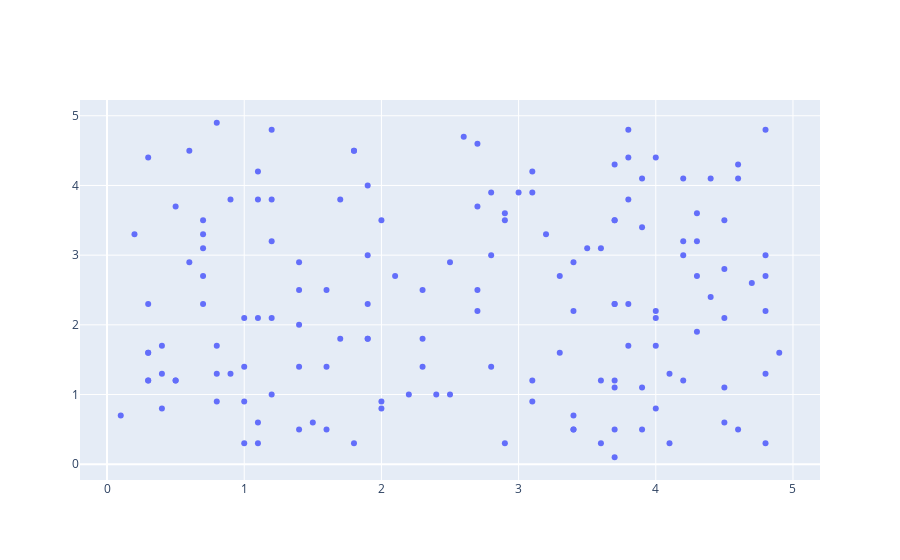

This figure's notebook cell:
### Code cell
# import all required libraries 
import numpy as np 
import plotly 
import plotly.graph_objects as go 
import plotly.offline as pyo 
from plotly.offline import init_notebook_mode 

init_notebook_mode(connected=True) 

# generating 150 random integers 
# from 1 to 50 
x = np.random.randint(low=1, high=50, size=150)*0.1

# generating 150 random integers 
# from 1 to 50 
y = np.random.randint(low=1, high=50, size=150)*0.1

# plotting scatter plot 
fig = go.Figure(data=go.Scatter(x=x, y=y, mode='markers')) 

fig.show()

### Figure 1 — Plotly figure (JSON) as saved in the notebook; plotly's stock layout.template omitted (floating-point values rounded to 4 significant figures; data arrays with more than 128 entries replaced by an {"elided": "..."} marker saying what was removed)
{"data": [{"mode": "markers", "type": "scatter", "x": {"elided": "150 float values"}, "y": {"elided": "150 float values"}}], "layout": {}}
